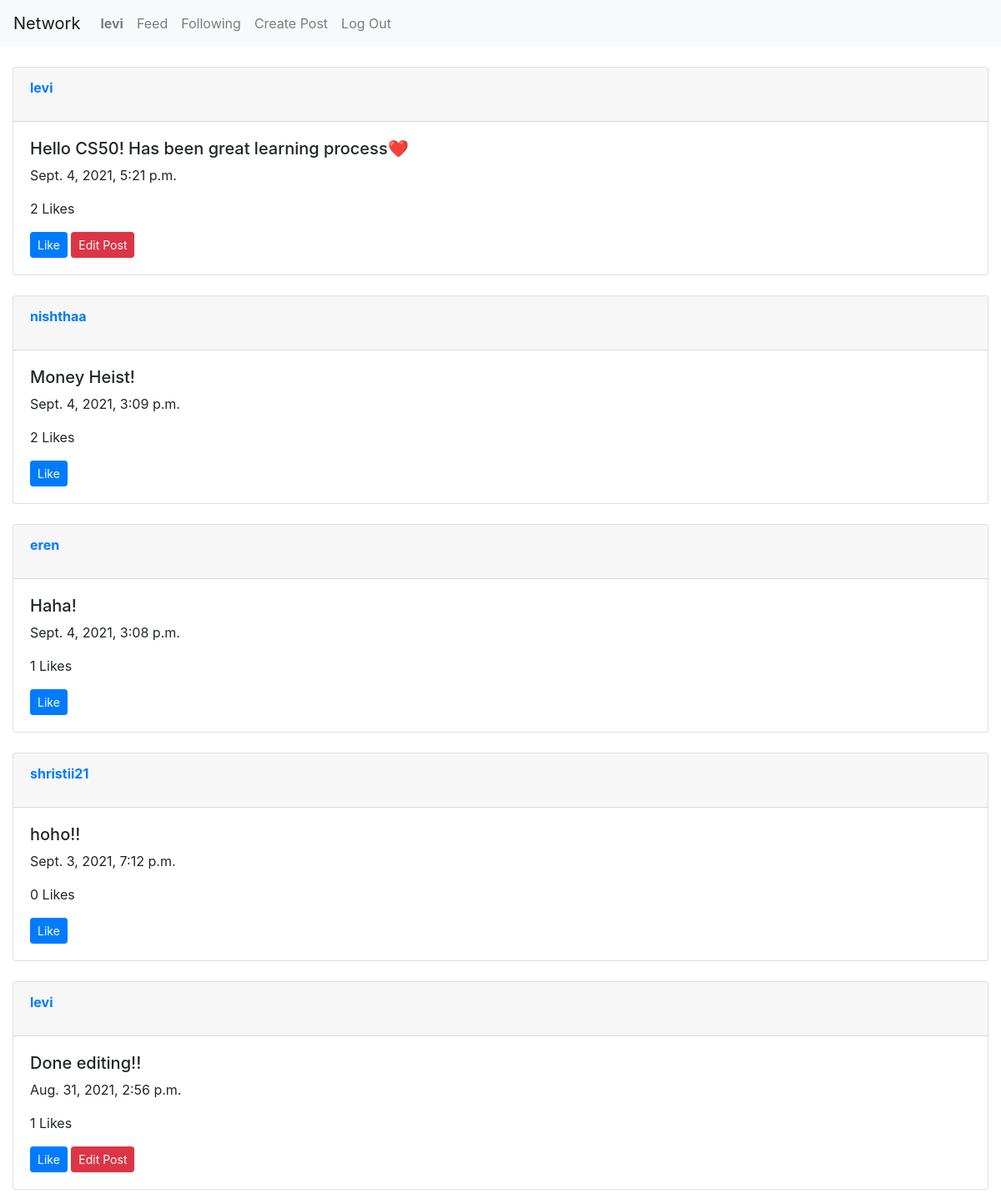
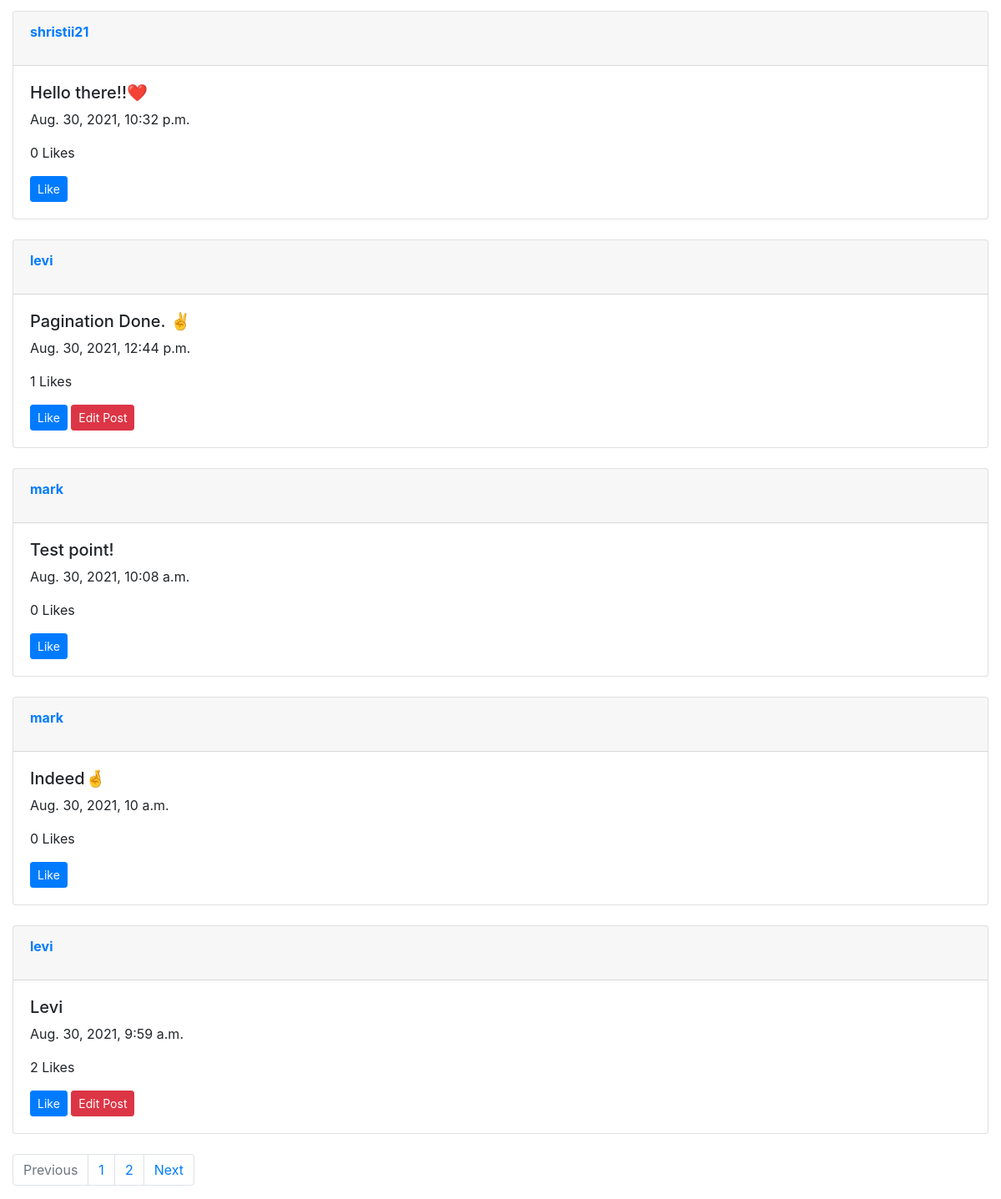
Screenshot of / (signed in) with the database file from the repository (2 pictures, top to bottom).
### network/models.py (models this page shows, shortened)
class User(AbstractUser):
    pass

class Post(models.Model):
    user=models.CharField(max_length=32)
    post_content=models.TextField()
    timestamp=models.DateTimeField(auto_now_add=True)
    like_count=models.IntegerField(default=0)

### network/views.py (the view)
# urls.py: path("", views.index, name="index"),
def index(request):
    posts=Post.objects.all().order_by('-timestamp')
    paginator=Paginator(posts, 10)
    page_number = request.GET.get('page')
    page_obj = paginator.get_page(page_number)
    return render(request, "network/index.html",{
        "posts":page_obj
    })

### network/templates/network/index.html (shortened to what this page needs)
{% extends "network/layout.html" %}
{% load static %}
{% block body %}
<div id="index-view">
    {% for post in posts %}
    <div class="card">
        <div class="card-header">
            <p><strong><a href="{% url 'profile' post.user %}">{{ post.user }}</a></strong></p>
        </div>
        <div class="card-body">
            <h5 id="body{{post.id}}">{{ post.post_content }}</h5>
            <p>{{ post.timestamp }}</p>
            <p id="count{{post.id}}">{{ post.like_count }} Likes </p>
            <button id="like-btn" class="btn btn-primary btn-sm" value="{{ post.id }}">Like</button>
            {% if post.user == request.user.username %}
            <button id="edit-btn" class="btn btn-danger btn-sm" value="{{ post.id }}">Edit Post</button>
            {% endif %}
        </div>
    </div>
    <br>
    {% endfor %}
    <nav aria-label="Page navigation example">
        <ul class="pagination">
        {% if posts.has_previous %}
        <li class="page-item"><a class="page-link" href="?page={{ posts.previous_page_number }}">Previous</a></li>
        {% else %}
        <li class="page-item disabled"><span class="page-link">Previous</span></li>
        {% endif %}
        {% for i in posts.paginator.page_range %}
        <li class="page-item"><a class="page-link" href="?page={{ i }}">{{ i }}</a></li>
        {% endfor %}
        {% if posts.has_next %}
        <li class="page-item"><a class="page-link" href="?page={{ posts.next_page_number }}">Next</a></li>
        {% else %}
        <li class="page-item disabled"><span class="page-link">Next</span></li>
        {% endif %}
        </ul>
    </nav>
</div>
{% endblock %}

### network/templates/network/layout.html (shortened to what this page needs)
{% load static %}
<!DOCTYPE html>
<html lang="en">
    <head>
        <link rel="stylesheet" href="https://stackpath.bootstrapcdn.com/bootstrap/4.4.1/css/bootstrap.min.css">
        <link href="{% static 'network/styles.css' %}" rel="stylesheet">
    </head>
    <body>
        <nav class="navbar navbar-expand-lg navbar-light bg-light">
            <a class="navbar-brand" href="#">Network</a>
            <div>
              <ul class="navbar-nav mr-auto">
                {% if user.is_authenticated %}
                    <li class="nav-item">
                        <a class="nav-link" href="{% url 'profile' user.username %}"><strong>{{ user.username }}</strong></a>
                    </li>
                {% endif %}
                    <li class="nav-item">
                    <a class="nav-link" href="{% url 'index' %}">Feed</a>
                    </li>
                {% if user.is_authenticated %}
                    <li class="nav-item">
                    <a class="nav-link" href="{% url 'connections' user.username %}">Following</a>
                    </li>
                    <li class="nav-item">
                    <a class="nav-link" href="{% url 'create' %}">Create Post</a>
                    </li>
                    <li class="nav-item">
                        <a class="nav-link" href="{% url 'logout' %}">Log Out</a>
                    </li>
                {% endif %}
              </ul>
            </div>
          </nav>
          <br>
        <div class="container-fluid body">
            {% block body %}
            {% endblock %}
        </div>
    </body>
</html>

### rows the page displays
User: username "levi"
Post: user "levi", post_content "Hello CS50! Has been great learning process❤️", timestamp "Sept. 4, 2021, 5:21 p.m.", like_count "2", {{ post.id }} 30 (drawn)
Post: user "nishthaa", post_content "Money Heist!", timestamp "Sept. 4, 2021, 3:09 p.m.", like_count "2", {{ post.id }} 29 (drawn)
Post: user "eren", post_content "Haha!", timestamp "Sept. 4, 2021, 3:08 p.m.", like_count "1", {{ post.id }} 28 (drawn)
Post: user "shristii21", post_content "hoho!!", timestamp "Sept. 3, 2021, 7:12 p.m.", like_count "0", {{ post.id }} 27 (drawn)
Post: user "levi", post_content "Done editing!!", timestamp "Aug. 31, 2021, 2:56 p.m.", like_count "1", {{ post.id }} 24 (drawn)
Post: user "shristii21", post_content "Hello there!!❤️", timestamp "Aug. 30, 2021, 10:32 p.m.", like_count "0", {{ post.id }} 21 (drawn)
Post: user "levi", post_content "Pagination Done. ✌️", timestamp "Aug. 30, 2021, 12:44 p.m.", like_count "1", {{ post.id }} 15 (drawn)
Post: user "mark", post_content "Test point!", timestamp "Aug. 30, 2021, 10:08 a.m.", like_count "0", {{ post.id }} 14 (drawn)
Post: user "mark", post_content "Indeed🤞", timestamp "Aug. 30, 2021, 10 a.m.", like_count "0", {{ post.id }} 10 (drawn)
Post: user "levi", post_content "Levi", timestamp "Aug. 30, 2021, 9:59 a.m.", like_count "2", {{ post.id }} 8 (drawn)

### other values shown
{{ i }} "1" "2"
